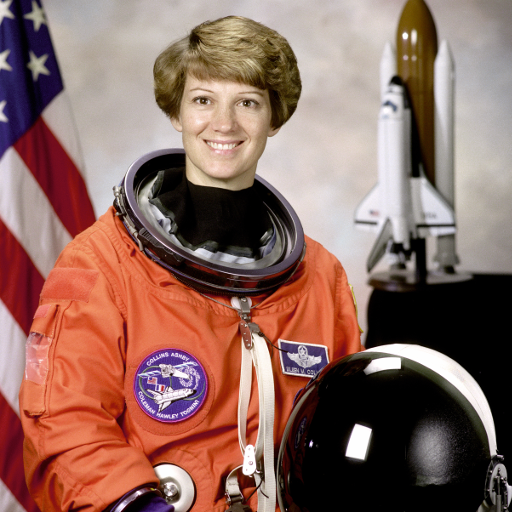
#> input picture skimage.data.astronaut(), 512 x 512 px
$ jupyter execute --allow-errors 04_DL-Object-Detection_test.ipynb
#> lines starting #> are read from the running program, lines starting #| are printed output that depends on the picture; after the words box and inside, x2 and y2 are one past the last pixel; in counts of white or black regions, pixels touching at a corner belong together
<h1 style="text-align: center;">Physical AI의 Vision-LLM 융합 시청각 멀티모달 시스템</h1>

<br><br>

<div style="text-align: right; color: gray; font-style: italic;">
김규래&emsp;<br>
kkr.kyurae.kim@gmail.com&emsp;
</div><br>

---
---

## 4. 딥러닝 기반 Edge AI 객체 탐지 시스템

**261025 제출 실습 — IoU / NMS 실행 안내**

A절의 import부터 **B. IoU → C. NMS** 끝까지 순서대로 실행하고 결과를 저장하세요.
사과 예제는 기존 프로젝트의 `src/images/apple.png`, `two_apples1.png`, `two_apples2.png`, `two_apples3.png`를 사용합니다.
D절 이후의 YOLO/TensorRT 실습은 이번 IoU/NMS 제출 항목을 위해 실행할 필요가 없습니다.

- `convert_bbox_coord`: `(x, y, w, h)`를 `(x1, y1, x2, y2)`로 변환합니다.
- `calculate_iou`: 교집합 면적 ÷ 합집합 면적이며, 합집합이 0이면 0.0을 반환합니다.
- `prune_low_conf`: 신뢰도가 임계값 **이상**인 박스와 점수를 함께 남깁니다.
- `apply_nms`: 점수 내림차순으로 선택하고, 이미 선택한 박스와 IoU가 임계값을 **초과**하는 후보를 제거합니다.
- 랜덤 박스는 처음부터 `xyxy` 형식입니다. 이 박스에 좌표 변환을 다시 적용하지 않습니다.
- 신뢰도 필터 결과를 NMS에 전달하며, 그림에도 필터 후 박스에 대응하는 점수를 표시합니다.

이 수정본은 실행 결과를 새로 생성하지 않았습니다. Jetson에서 실행 후 노트북을 저장하세요.

객체 탐지(Object Detection)란?<br>
"이미지나 영상에서 객체의 위치와 객체의 종류를 찾아내는 컴퓨터 비전 기술"

* 이미지 또는 영상 속 객체를 자동으로 탐지
* 객체의 위치(Bounding Box)와 종류(Class)를 예측
* 위치 추정(Localization)과 이미지 분류(Image Classification)를 결합한 기술
* 하나의 이미지에서 여러 객체를 동시에 인식 가능

Rule-based vs. Learning-based:
* 규칙기반 (Rule-based) 객체 탐지
  * 사람이 색상, 크기, 형태 등의 규칙을 직접 설정
  * 학습 데이터가 필요하지 않음
  * 환경이 달라지면 규칙을 다시 수정해야 함
  * 조명, 배경, 객체의 크기와 방향 변화에 민감함
* 학습기반 (Learning-based) 객체 탐지
  * 객체의 특징을 모델이 데이터로부터 학습
  * 많은 학습 데이터와 연산이 필요
  * 복잡한 배경과 다양한 객체 변화에 대응 가능
  * 내부 판단 과정을 직접 해석하기 어려움

---

### A. Bounding Box

Bounding Box (BBox)는 이미지나 영상의 프레임에서 탐지된 객체를 둘러싸는 직사각형 영역입니다.

기본적으로 대부분의 객체 탐지는 OpenCV 프레임워크에 기반을 두고있기에 OpenCV 좌표계 시스템을 사용합니다.

[cell 1]
import cv2
import numpy as np
import matplotlib.pyplot as plt
from matplotlib.patches import Circle
import skimage.data

[cell 2]
image = skimage.data.astronaut()
#> image is the input picture: shape (512, 512, 3); mean R, G, B 141.6, 105.8, 96.5
plt.imshow(image)

h, w, c = image.shape

# 좌측 상단
circle0 = Circle((0, 0), radius=25, edgecolor='magenta', facecolor='magenta', linewidth=5)
plt.gca().add_patch(circle0)

# 우측 하단
circle1 = Circle((w, h), radius=25, edgecolor='cyan', facecolor='cyan', linewidth=5)
plt.gca().add_patch(circle1)

print(f"이미지 높이: {h}\n이미지 너비: {w}")
#| 이미지 높이: 512
#| 이미지 너비: 512
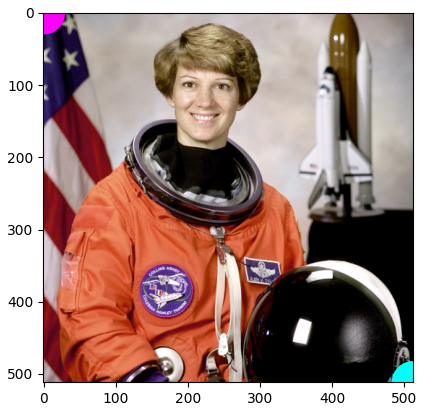
#> figure drawn by matplotlib, 1 panel

BBox의 표현 방식은 크게 네 가지가 있습니다:
1. (x1, y1, x2, y2)
2. (x, y, w, h)
3. (cx, cy, w, h)
4. (cx_norm, cy_norm, w_norm, h_norm)

각 표현 방식을 살펴보겠습니다.

1. `bbox = (x1, y1, x2, y2)`
    * `(x1, y1)`: 좌측 상단 좌표
    * `(x2, y2)`: 우측 하단 좌표
    * bbox의 너비: `x2 - x1`
    * bbox의 높이: `y2 - y1`
    * OpenCV로 박스를 그릴 때 편리: `cv2.rectangle(image, (x1, y1), (x2, y2), color, thickness)`

2. `bbox = (x, y, w, h)`
    * `(x, y)`: 좌측 상단 좌표
    * `(w, h)`: bbox 크기
    * 우측 하단 좌표: `(x + w, y + h)`
    * OpenCV 일부 함수에서 이 방식을 사용 (`cv2.selectROI`, `cv2.boundingRect` 등)

3. `bbox = (cx, cy, w, h)`
    * `(cx, cy)`: bbox 중심 좌표
    * `(w, h)`: bbox 크기
    * 좌측 상단 좌표: `(int(cx - w/2), int(cy - h/2))`
    * 우측 하단 좌표: `(int(cx + w/2), int(cy + h/2))`

4. `bbox = (cx_norm, cy_norm, w_norm, h_norm)`
    * `(cx, cy, w, h)`를 이미지 크기에 맞춰 0~1로 정규화
    * `cx_norm = cx / image_width`
    * `cy_norm = cy / image_height`
    * `w_norm = w / image_width`
    * `h_norm = h / image_height`

간단한 `cv2.rectangle`을 사용해 1번 방식인 `(x1, y1, x2, y2)` BBox를 그려봅시다.

[cell 3]
cup_img = skimage.data.coffee()
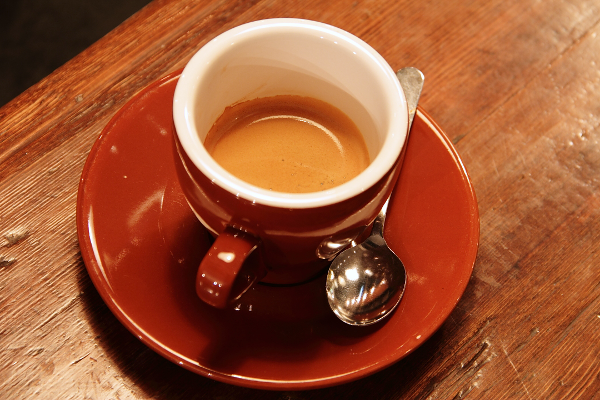
#> input picture skimage.data.coffee(), 600 x 400 px
#> cup_img is the input picture: shape (400, 600, 3); mean R, G, B 158.6, 85.8, 51.5

x1, y1 = 170, 16
x2, y2 = 410, 330

cv2.rectangle(cup_img, (x1, y1), (x2, y2), (0, 255, 0), 3)
cv2.putText(cup_img, "Cup\n0.95", (x1-60, y1+20), cv2.FONT_HERSHEY_SIMPLEX, 0.8, (0, 255, 0), 2)

plt.imshow(cup_img);

이 방식은 하드코딩으로 좌표를 직접 입력한 방식이기에 진정한 객체 탐지라고 볼 수 없습니다. 이번에는 직접 좌표를 설정하지 않고 BBox를 그리는 실제 객체 탐지를 구현해봅시다.

가장 간단한 규칙기반 객체 탐지 방법으로는 Color Segmentation이 있습니다. 사람이 원하는 객체에 맞춰 직접 색상 범위를 지정하여 탐지합니다. Color Segmentation의 결과로 Binary Mask가 생성이 되고, 마스크를 통해 Contour를 추출할 수 있습니다.

규칙기반 객체 탐지로 BBox를 그리기 위해서는 Contour가 필요합니다.

우선, 이전 Computer Vision 실습에서 연습한 방식과 동일하게 Color Segmentation을 통해 Contour를 추출해봅시다.

[cell 4]
apple = cv2.imread("src/images/apple.png")
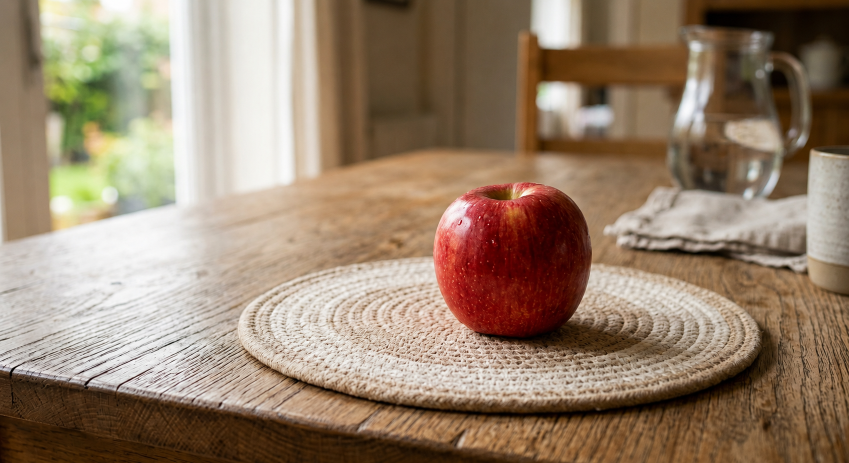
#> input picture project1/src/images/apple.png, 1698 x 926 px, found by its file name (shown at 1/2 size)
#> apple is the input picture: shape (926, 1698, 3); mean B, G, R 109.3, 130.3, 151.4
apple_rgb = cv2.cvtColor(apple, cv2.COLOR_BGR2RGB)

plt.figure(figsize=(16,8))
plt.imshow(apple_rgb)
plt.axis("off");

[cell 5]
# 구현: Color Segmentation을 통해 Binary Mask 생성

# 사과 빨강 HSV 범위
red_lower1 = np.array([0, 100, 50])
red_upper1 = np.array([10, 255, 255])
red_lower2 = np.array([170, 100, 50])
red_upper2 = np.array([180, 255, 255])

# 구현: Gaussian Blur 적용
apple_blur = cv2.GaussianBlur(apple, (7, 7), 0)

# 구현: Binary Mask 생성
apple_hsv = cv2.cvtColor(apple_blur, cv2.COLOR_BGR2HSV)
#> apple_hsv: shape (926, 1698, 3); mean H, S, V 19.2, 96.4, 152.3
red_mask1 = cv2.inRange(apple_hsv, red_lower1, red_upper1)
#> red_mask1: shape (926, 1698); 4.3% white; 41 white regions (40 under 20 px), largest, box (x1, y1, x2, y2) and area: (865, 363, 1183, 674) 68155
red_mask2 = cv2.inRange(apple_hsv, red_lower2, red_upper2)
#> red_mask2: shape (926, 1698); 0.26% white; 113 white regions (97 under 20 px), largest, box (x1, y1, x2, y2) and area: (927, 403, 985, 492) 2429, (952, 495, 971, 529) 354, (928, 576, 956, 595) 175
apple_mask = cv2.bitwise_or(red_mask1, red_mask2)
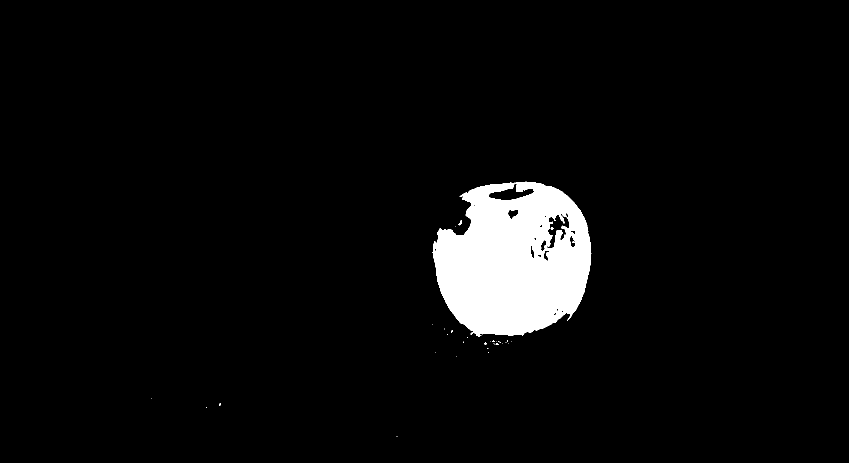
#> apple_mask: shape (926, 1698) (shown at 1/2 size); 4.6% white; 34 white regions (32 under 20 px), largest, box (x1, y1, x2, y2) and area: (865, 363, 1183, 674) 72231, (917, 441, 924, 451) 36


# 이미지 출력
plt.figure(figsize=(16,8))

plt.subplot(1,2,1), plt.imshow(apple_rgb), plt.title("Original Image")
plt.subplot(1,2,2), plt.imshow(apple_mask, cmap="gray"), plt.title("Binary Mask")

for ax in plt.gcf().axes:
    ax.axis("off")

[cell 6]
# 구현: Binary Mask를 사용하여 Contour 추출

# 구현: 필요하다면 Morphological Operation 적용
kernel = cv2.getStructuringElement(cv2.MORPH_ELLIPSE, (5, 5))
apple_mask = cv2.morphologyEx(apple_mask, cv2.MORPH_OPEN, kernel)
#> apple_mask: shape (926, 1698); 4.6% white; 2 white regions, box (x1, y1, x2, y2) and area: (866, 363, 1182, 673) 71879, (1120, 432, 1127, 442) 49
apple_mask = cv2.morphologyEx(apple_mask, cv2.MORPH_CLOSE, kernel)
#> apple_mask: shape (926, 1698); 4.6% white; 1 white region

# 구현: Contour를 추출하여 원본 이미지 위에 overlay
final_img = apple_rgb.copy()
contours, _ = cv2.findContours(apple_mask, cv2.RETR_EXTERNAL, cv2.CHAIN_APPROX_SIMPLE)
#> contours = 1 contour; box (x1, y1, x2, y2) and area: (866, 363, 1182, 673) 73876
largest_contour = None
if len(contours) > 0:
    # 구현: 가장 큰 contour 선택
    largest_contour = max(contours, key=cv2.contourArea)
#> largest_contour = contour of 610 points, box (x1, y1, x2, y2) (866, 363, 1182, 673), area 73876

    # 가장 큰 contour만 채운 binary mask 생성
    largest_mask = np.zeros_like(apple_mask)
    cv2.drawContours(largest_mask, [largest_contour], -1, 255, thickness=cv2.FILLED)
#> largest_mask: shape (926, 1698); 4.7% white; 1 white region, box (x1, y1, x2, y2) and area: (866, 363, 1182, 673) 74488

    # 가장 큰 contour만 채운 binary mask를 반투명 초록색으로 overlay
    mask_color = np.zeros_like(final_img)
    mask_color[:, :, 1] = largest_mask
    alpha = 0.35
    final_img = cv2.addWeighted(final_img, 1.0, mask_color, alpha, 0)

    # Contour 그리기 (초록색 외곽선)
    cv2.drawContours(final_img, [largest_contour], -1, (0,255,0), 2)
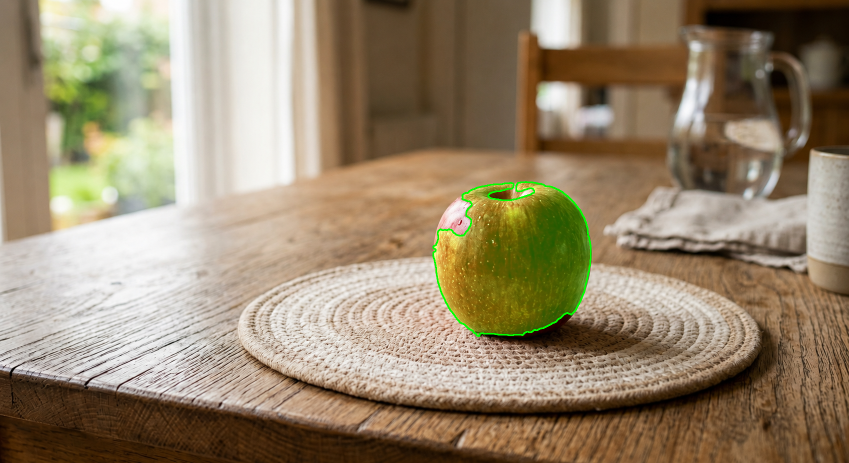
#> final_img: shape (926, 1698, 3) (shown at 1/2 size); mean R, G, B 151, 134.8, 109.1

plt.figure(figsize=(16,8))
plt.imshow(final_img)
plt.axis("off")

추출한 Contour를 사용해 객체 탐지를 할 수 있습니다.

`cv2.boundingRect()` 함수를 사용하면 이미지에서 찾은 Contour를 감싸는 최소 사각형을 자동으로 계산합니다.

BBox 표현은 2번 방식인 "`bbox = (x, y, w, h)`"으로 표현됩니다.

[cell 7]
if largest_contour is None:
    raise ValueError("빨간 사과 영역이 검출되지 않았습니다. HSV 범위를 확인하세요.")
x, y, w, h = cv2.boundingRect(largest_contour)
#> x = 866; y = 363; w = 316; h = 310
print(x, y, w, h)
#| 866 363 316 310

이 값을 사용하여 원본 이미지 위에 BBox를 그려봅시다.

[cell 8]
def draw_bbox(img, coord1, coord2, color, thickness=3, txt=""):
    _, txt_h = cv2.getTextSize(txt, cv2.FONT_HERSHEY_SIMPLEX, 0.8, 2)[0]
    cv2.rectangle(img, coord1, coord2, color, thickness)
    cv2.putText(img, txt, (coord1[0], coord1[1]-txt_h+15), cv2.FONT_HERSHEY_SIMPLEX, 0.8, color, 2)

[cell 9]
apple = cv2.imread("src/images/apple.png")
apple_rgb = cv2.cvtColor(apple, cv2.COLOR_BGR2RGB)

# 구현: cv2.rectangle() 함수에 사용할 수 있는 좌표로 변환
x1, y1 = x, y
#> x1 = 866; y1 = 363
x2, y2 = x + w, y + h
#> x2 = 1182; y2 = 673

draw_bbox(apple_rgb, (x1, y1), (x2, y2), (0, 255, 0), txt="Apple, 0.98")

plt.figure(figsize=(16,8))
plt.imshow(apple_rgb);

이로써 BBox의 좌표를 하드코딩하는 것이 아닌 규칙기반 객체 탐지인 Color Segmentation으로 BBox를 그려봤습니다.

---

### B. Intersection over Union (IoU)

Intersection over Union (IoU):
* 두 Bounding Box가 얼마나 겹치는지를 나타내는 값
* (교집합 면적) / (합집합 면적)
* 값의 범위: 0 ≤ IoU ≤ 1
  * IoU = 0:  전혀 겹치지 않음
  * IoU = 1:  두 BBox가 완전히 동일

```python
bbox_a = (xa_1, ya_1, xa_2, ya_2)
bbox_b = (xb_1, yb_1, xb_2, yb_2)
```

두개의 BBox를 위와 같이 표현한다면, 좌표들을 사용해 교집합 박스의 좌표를 구할 수 있습니다.

```python
intersection_x1 = max(xa_1, xb_1)
intersection_y1 = max(ya_1, yb_1)
intersection_x2 = min(xa_2, xb_2)
intersection_y2 = min(ya_2, yb_2)
```

<br>
그 다음, 교집합 박스의 너비와 높이를 계산합니다.

```python
w = max(0, intersection_x2 - intersection_x1)
h = max(0, intersection_y2 - intersection_y1)
```

겹치는 영역이 없다면 `intersection2 - intersection1`의 값이 음수가 되어 너비와 높이가 0이 됩니다.

<br>
교집합의 넓이를 계산했다면, 최종적으로 합집합의 넓이까지 계산하여 IoU 값을 구할 수 있습니다.

IoU 계산 함수를 구현해봅시다.

[cell 10]
def convert_bbox_coord(bbox):
    """(x, y, width, height) → (x1, y1, x2, y2)."""
    x, y, w, h = bbox
    return x, y, x + w, y + h


def calculate_iou(bbox_a, bbox_b):
    """두 xyxy 박스의 IoU. 면적이 모두 0이면 0.0을 반환한다."""
    xa1, ya1, xa2, ya2 = map(float, bbox_a)
    xb1, yb1, xb2, yb2 = map(float, bbox_b)

    intersection_x1 = max(xa1, xb1)
    intersection_y1 = max(ya1, yb1)
    intersection_x2 = min(xa2, xb2)
    intersection_y2 = min(ya2, yb2)

    intersection_w = max(0.0, intersection_x2 - intersection_x1)
    intersection_h = max(0.0, intersection_y2 - intersection_y1)
    intersection_area = intersection_w * intersection_h

    area_a = max(0.0, xa2 - xa1) * max(0.0, ya2 - ya1)
    area_b = max(0.0, xb2 - xb1) * max(0.0, yb2 - yb1)
    union_area = area_a + area_b - intersection_area

    return intersection_area / union_area if union_area > 0 else 0.0

이제 3개의 이미지에서 IoU를 계산해봅시다.

[cell 11]
apples1 = cv2.imread("src/images/two_apples1.png")
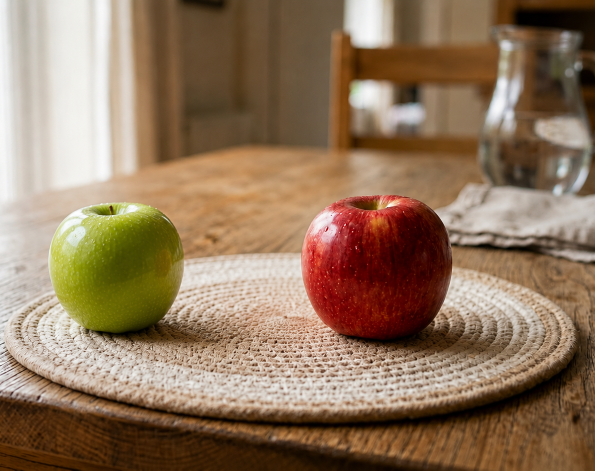
#> input picture project1/src/images/two_apples1.png, 1190 x 941 px, found by its file name (shown at 1/2 size)
#> apples1 is the input picture: shape (941, 1190, 3); mean B, G, R 93, 118.2, 144.5
apples2 = cv2.imread("src/images/two_apples2.png")
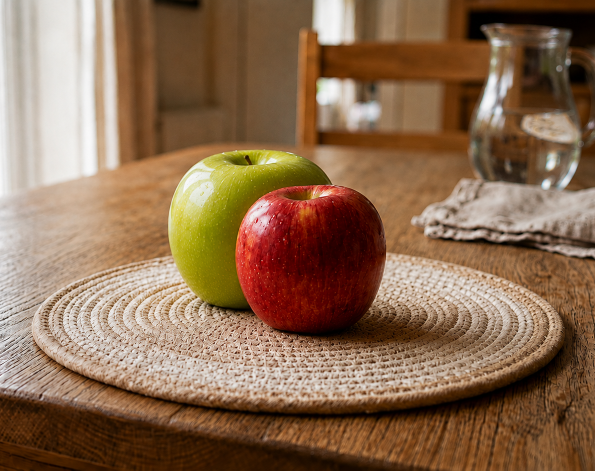
#> input picture project1/src/images/two_apples2.png, 1190 x 941 px, found by its file name (shown at 1/2 size)
#> apples2 is the input picture: shape (941, 1190, 3); mean B, G, R 80.9, 107.5, 139.2
apples3 = cv2.imread("src/images/two_apples3.png")
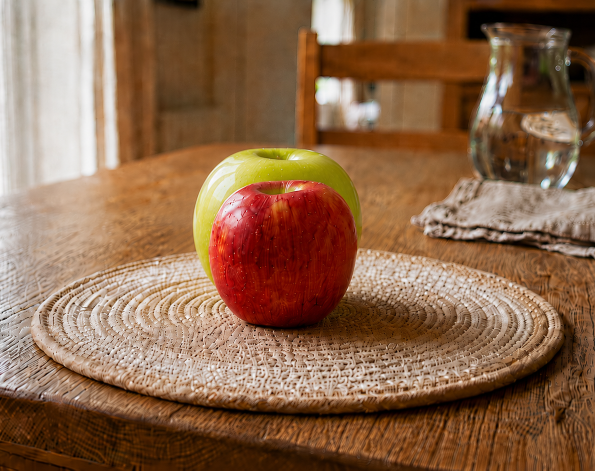
#> input picture project1/src/images/two_apples3.png, 1190 x 941 px, found by its file name (shown at 1/2 size)
#> apples3 is the input picture: shape (941, 1190, 3); mean B, G, R 76.2, 103.7, 140.6
apples1_rgb = cv2.cvtColor(apples1, cv2.COLOR_BGR2RGB)
apples2_rgb = cv2.cvtColor(apples2, cv2.COLOR_BGR2RGB)
apples3_rgb = cv2.cvtColor(apples3, cv2.COLOR_BGR2RGB)

plt.figure(figsize=(16,6))

plt.subplot(1,3,1), plt.imshow(apples1_rgb)
plt.subplot(1,3,2), plt.imshow(apples2_rgb)
plt.subplot(1,3,3), plt.imshow(apples3_rgb)

for ax in plt.gcf().axes:
    ax.axis("off")

[cell 12]
def get_contour(img_bgr):
    red_lower1 = np.array([0, 100, 50])
    red_upper1 = np.array([10, 255, 255])
    red_lower2 = np.array([170, 100, 50])
    red_upper2 = np.array([180, 255, 255])
    green_lower = np.array([25, 10, 30])
    green_upper = np.array([100, 255, 255])

    img_blr = cv2.GaussianBlur(img_bgr, (7, 7), 0)
    blr_hsv = cv2.cvtColor(img_blr, cv2.COLOR_BGR2HSV)
#> blr_hsv: shape (941, 1190, 3); mean H, S, V 17.1, 117.8, 144.7

    red_mask1 = cv2.inRange(blr_hsv, red_lower1, red_upper1)
#> red_mask1: shape (941, 1190); 5.4% white; 95 white regions (90 under 20 px), largest, box (x1, y1, x2, y2) and area: (602, 389, 904, 675) 59515, (691, 499, 700, 512) 54, (661, 678, 669, 683) 29, (655, 661, 663, 665) 21, (623, 673, 630, 677) 20
    red_mask2 = cv2.inRange(blr_hsv, red_lower2, red_upper2)
#> red_mask2: shape (941, 1190); 0.3% white; 65 white regions (54 under 20 px), largest, box (x1, y1, x2, y2) and area: (653, 427, 720, 550) 2692, (659, 588, 671, 597) 65, (658, 508, 666, 521) 46
    red_mask = cv2.bitwise_or(red_mask1, red_mask2)
#> red_mask: shape (941, 1190); 5.7% white; 82 white regions (77 under 20 px), largest, box (x1, y1, x2, y2) and area: (602, 389, 904, 675) 62973, (661, 678, 669, 683) 29, (651, 454, 657, 462) 28, (655, 661, 663, 665) 21, (623, 673, 630, 677) 20
    grn_mask = cv2.inRange(blr_hsv, green_lower, green_upper)
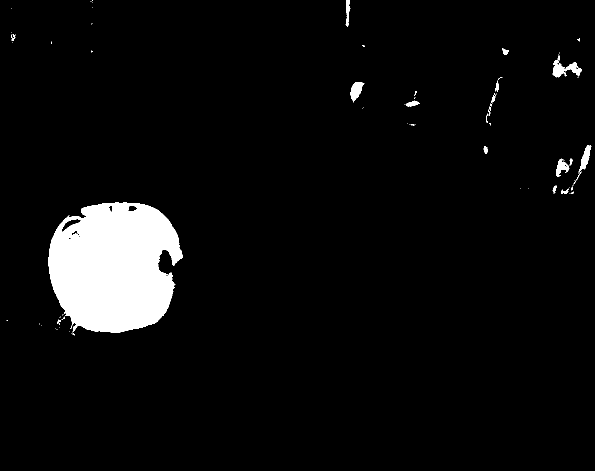
#> grn_mask: shape (941, 1190) (shown at 1/2 size); 5.2% white; 92 white regions (72 under 20 px)

    contours_red, _ = cv2.findContours(red_mask, cv2.RETR_EXTERNAL, cv2.CHAIN_APPROX_SIMPLE)
#> contours_red = 80 contours, 78 with area under 20; largest, box (x1, y1, x2, y2) and area: (602, 389, 904, 675) 67005, (661, 678, 669, 683) 20
    contours_grn, _ = cv2.findContours(grn_mask, cv2.RETR_EXTERNAL, cv2.CHAIN_APPROX_SIMPLE)
#> contours_grn = 90 contours, 75 with area under 20; largest, box (x1, y1, x2, y2) and area: (97, 405, 365, 666) 54080, (1105, 111, 1164, 155) 836, (701, 164, 729, 204) 582, (1157, 291, 1183, 347) 498, (1112, 317, 1139, 353) 410

    cntr_red, cntr_grn = None, None

    if len(contours_red) > 0:
        cntr_red = max(contours_red, key=cv2.contourArea)
#> cntr_red = contour of 500 points, box (x1, y1, x2, y2) (602, 389, 904, 675), area 67005
    if len(contours_grn) > 0:
        cntr_grn = max(contours_grn, key=cv2.contourArea)
#> cntr_grn = contour of 542 points, box (x1, y1, x2, y2) (97, 405, 365, 666), area 54080

    return cntr_red, cntr_grn

[cell 13]
apples1 = cv2.imread("src/images/two_apples1.png")
apples2 = cv2.imread("src/images/two_apples2.png")
apples3 = cv2.imread("src/images/two_apples3.png")

apples1_rgb = cv2.cvtColor(apples1, cv2.COLOR_BGR2RGB)
apples2_rgb = cv2.cvtColor(apples2, cv2.COLOR_BGR2RGB)
apples3_rgb = cv2.cvtColor(apples3, cv2.COLOR_BGR2RGB)

cntr_red1, cntr_grn1 = get_contour(apples1)
#> cntr_red1 has the same summary as cntr_red in get_contour; cntr_grn1 has the same summary as cntr_grn in get_contour
cntr_red2, cntr_grn2 = get_contour(apples2)
#> in get_contour (call 2), `red_mask1 = cv2.inRange(blr_hsv, red_lower1, red_upper1)`:
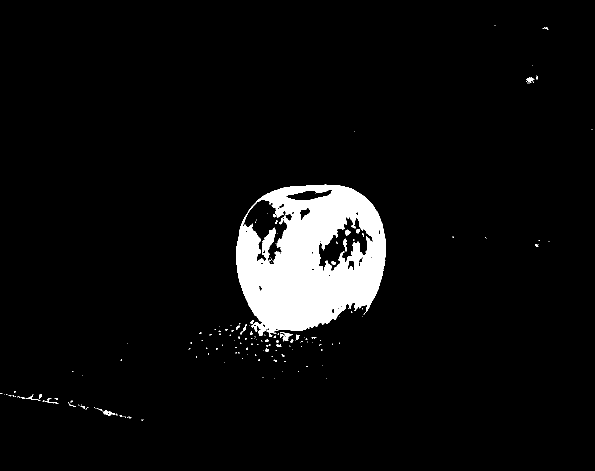
#> red_mask1: shape (941, 1190) (shown at 1/2 size); 5.4% white; 177 white regions (150 under 20 px), largest, box (x1, y1, x2, y2) and area: (472, 369, 772, 674) 58956, (560, 664, 586, 683) 171, (205, 820, 231, 831) 126
#> (the rest of the program and of its run is left out)
